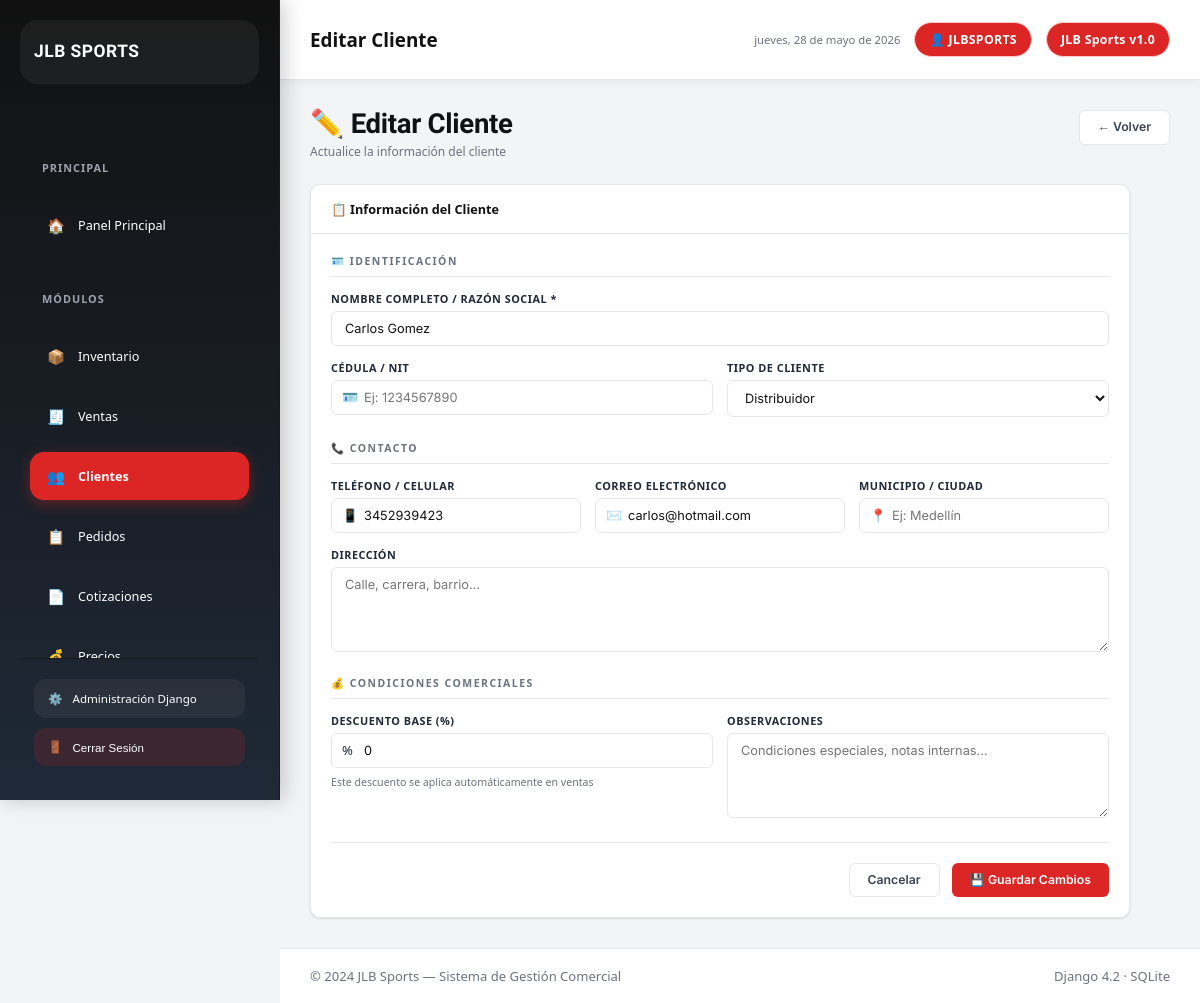
The app's page /clients/1/edit/ (signed in) with its own data.
### clients/models.py (models this page shows, shortened)
class Client(models.Model):
    CLIENT_TYPES = [
        ('regular', 'Regular'),
        ('Distribuidor', 'Distribuidor'),
        ('Almacen', 'Almacen'),
        ('Entrenador', 'Entrenador'),
    ]
    name = models.CharField(max_length=200)
    cedula = models.CharField(max_length=30, blank=True, default='', verbose_name='Cédula / NIT')
    client_type = models.CharField(max_length=20, choices=CLIENT_TYPES, default='regular')
    email = models.EmailField(blank=True)
    phone = models.CharField(max_length=20, blank=True)
    municipio = models.CharField(max_length=100, blank=True, default='')
    address = models.TextField(blank=True)
    discount_percent = models.DecimalField(max_digits=5, decimal_places=2, default=0,
                                           help_text="Descuento base del cliente (%)")
    notes = models.TextField(blank=True, verbose_name='Observaciones')
    created_at = models.DateTimeField(auto_now_add=True)
    class Meta:
        ordering = ['name']

### clients/views.py (the view)
# urls.py: path('<int:pk>/edit/', views.client_edit, name='client_edit'),
@login_required
def client_edit(request, pk):
    client = get_object_or_404(Client, pk=pk)
    if request.method == 'POST':
        client = _save_client_from_post(client, request.POST)
        client.save()
        messages.success(request, f'Cliente "{client.name}" actualizado.')
        return redirect('client_detail', pk=pk)
    return render(request, 'clients/client_form.html', {
        'client': client, 'client_types': Client.CLIENT_TYPES, 'active_page': 'clients'
    })

### templates/clients/client_form.html (shortened to what this page needs)
{% extends 'base.html' %}
{% block topbar_title %}{% if client %}Editar Cliente{% else %}Nuevo Cliente{% endif %}{% endblock %}
{% block content %}
<div class="seccion-header">
  <div>
    <h1 class="seccion-titulo">{% if client %}✏️ Editar Cliente{% else %}👤 Nuevo Cliente{% endif %}</h1>
    <p class="seccion-subtitulo">{% if client %}Actualice la información del cliente{% else %}Complete los datos para registrar un nuevo cliente{% endif %}</p>
  </div>
  <a href="{% url 'client_list' %}" class="btn btn-outline">← Volver</a>
</div>
<div class="tarjeta" style="max-width:820px;">
  <div class="tarjeta-cab">
    <span class="tarjeta-titulo">📋 Información del Cliente</span>
  </div>
  <div class="tarjeta-cuerpo">
    <form method="post">
      <div class="form-section">
        <div class="form-section-title">🪪 Identificación</div>
        <div class="form-grid-2">
          <div class="form-grupo" style="grid-column:1/-1">
            <label>Nombre completo / Razón Social *</label>
            <input type="text" name="name" value="{{ client.name|default:'' }}" required
                   placeholder="Ej: Carlos Alberto Gómez">
          </div>
          <div class="form-grupo">
            <label>Cédula / NIT</label>
            <div class="input-icon-wrap">
              <span class="icon">🪪</span>
              <input type="text" name="cedula" value="{{ client.cedula|default:'' }}"
                     placeholder="Ej: 1234567890">
            </div>
          </div>
          <div class="form-grupo">
            <label>Tipo de Cliente</label>
            <select name="client_type">
              {% for val, label in client_types %}
              <option value="{{ val }}" {% if client.client_type == val %}selected{% endif %}>{{ label }}</option>
              {% endfor %}
            </select>
          </div>
        </div>
      </div>
      <div class="form-section">
        <div class="form-section-title">📞 Contacto</div>
        <div class="form-grid-3">
          <div class="form-grupo">
            <label>Teléfono / Celular</label>
            <div class="input-icon-wrap">
              <span class="icon">📱</span>
              <input type="text" name="phone" value="{{ client.phone|default:'' }}"
                     placeholder="+57 300 000 0000">
            </div>
          </div>
          <div class="form-grupo">
            <label>Correo Electrónico</label>
            <div class="input-icon-wrap">
              <span class="icon">✉️</span>
              <input type="email" name="email" value="{{ client.email|default:'' }}"
                     placeholder="cliente@correo.com">
            </div>
          </div>
          <div class="form-grupo">
            <label>Municipio / Ciudad</label>
            <div class="input-icon-wrap">
              <span class="icon">📍</span>
              <input type="text" name="municipio" value="{{ client.municipio|default:'' }}"
                     placeholder="Ej: Medellín">
            </div>
          </div>
          <div class="form-grupo" style="grid-column:1/-1">
            <label>Dirección</label>
            <textarea name="address" rows="2" placeholder="Calle, carrera, barrio...">{{ client.address|default:'' }}</textarea>
          </div>
        </div>
      </div>
      <div class="form-section">
        <div class="form-section-title">💰 Condiciones Comerciales</div>
        <div class="form-grid-2">
          <div class="form-grupo">
            <label>Descuento Base (%)</label>
            <div class="input-icon-wrap">
              <span class="icon">%</span>
              <input type="number" name="discount_percent"
                     value="{{ client.discount_percent|default:0 }}"
                     min="0" max="100" step="0.5" style="padding-left:32px;">
            </div>
            <span class="form-pista">Este descuento se aplica automáticamente en ventas</span>
          </div>
          <div class="form-grupo">
            <label>Observaciones</label>
            <textarea name="notes" rows="3" placeholder="Condiciones especiales, notas internas...">{{ client.notes|default:'' }}</textarea>
          </div>
        </div>
      </div>
      <div class="form-acciones">
        <a href="{% url 'client_list' %}" class="btn btn-outline">Cancelar</a>
        <button type="submit" class="btn btn-rojo">
          {% if client %}💾 Guardar Cambios{% else %}✅ Registrar Cliente{% endif %}
        </button>
      </div>
    </form>
  </div>
</div>
{% endblock %}

### templates/base.html (shortened to what this page needs)
{% load static %}
{% load jlb_filters %}
<!DOCTYPE html>
<html lang="es">
<head>
  <link rel="stylesheet" href="{% static 'css/style.css' %}">
</head>
<body>
<aside class="sidebar">
  <a href="{% url 'dashboard' %}" class="sidebar-brand">
    <div class="brand-text">
      <div class="brand-nombre">JLB Sports</div>
    </div>
  </a>
  <nav class="sidebar-nav">
    <div class="nav-grupo-label">Principal</div>
    <a href="{% url 'dashboard' %}" class="nav-enlace {% if active_page == 'dashboard' %}activo{% endif %}">
      <span class="nav-icono">🏠</span>
      Panel Principal
    </a>
    <div class="nav-grupo-label">Módulos</div>
    <a href="{% url 'product_list' %}" class="nav-enlace {% if active_page == 'inventory' %}activo{% endif %}">
      <span class="nav-icono">📦</span>
      Inventario
    </a>
    <a href="{% url 'sale_list' %}" class="nav-enlace {% if active_page == 'sales' %}activo{% endif %}">
      <span class="nav-icono">🧾</span>
      Ventas
    </a>
    <a href="{% url 'client_list' %}" class="nav-enlace {% if active_page == 'clients' %}activo{% endif %}">
      <span class="nav-icono">👥</span>
      Clientes
    </a>
    <a href="{% url 'order_list' %}" class="nav-enlace {% if active_page == 'orders' %}activo{% endif %}">
      <span class="nav-icono">📋</span>
      Pedidos
    </a>
    <a href="{% url 'quote_list' %}" class="nav-enlace {% if active_page == 'quotes' %}activo{% endif %}">
      <span class="nav-icono">📄</span>
      Cotizaciones
    </a>
    <a href="{% url 'pricing_overview' %}" class="nav-enlace {% if active_page == 'pricing' %}activo{% endif %}">
      <span class="nav-icono">💰</span>
      Precios
    </a>
  </nav>
  <div class="sidebar-pie">
    <a href="/admin/" class="sidebar-admin-link" target="_blank">
      <span>⚙️</span>
      Administración Django
    </a>
    <form method="post" action="{% url 'logout' %}" style="margin-top:10px;">
      <button type="submit" class="sidebar-admin-link" style="width:100%;border:none;cursor:pointer;background:rgba(220,38,38,0.15);">
        <span>🚪</span>
        Cerrar Sesión
      </button>
    </form>
  </div>
</aside>
<div class="main-wrap">
  <header class="topbar">
    <div class="topbar-izq">
      <span class="topbar-titulo">
        {% block topbar_title %}JLB Sports{% endblock %}
      </span>
    </div>
    <div class="topbar-der">
      <span class="topbar-fecha" id="topbar-fecha"></span>
      {% if user.is_authenticated %}
      <span class="topbar-chip">👤 {{ user.username }}</span>
      {% endif %}
      <span class="topbar-chip">JLB Sports v1.0</span>
    </div>
  </header>
  <main class="pagina-contenido">
    {% block content %}{% endblock %}
  </main>
  <footer class="page-footer">
    <span>© 2024 JLB Sports — Sistema de Gestión Comercial</span>
    <span>Django 4.2 · SQLite</span>
  </footer>
</div>
</body>
</html>

### templates/clients/client_form.html (style rules this page uses)
.form-section { margin-bottom: 24px; }
.form-section-title { font-size: 0.72rem; font-weight: 700; text-transform: uppercase; letter-spacing: 1.5px; color: var(--gris-texto); margin-bottom: 14px; padding-bottom: 8px; border-bottom: 1px solid var(--gris-borde); display: flex; align-items: center; gap: 8px; }
.form-grid-3 { display: grid; grid-template-columns: repeat(3,1fr); gap: 14px; }
.form-grid-2 { display: grid; grid-template-columns: 1fr 1fr; gap: 14px; }
.input-icon-wrap { position: relative; }
.input-icon-wrap .icon { position: absolute; left: 11px; top: 50%; transform: translateY(-50%); font-size: 0.9rem; pointer-events: none; }
.input-icon-wrap input { padding-left: 32px; }

### templates/base.html (style rules this page uses)
:root { --rojo-principal:#DC2626; --rojo-oscuro:#B91C1C; --negro:#111111; --gris-oscuro:#1F2937; --gris-claro:#F3F4F6; --blanco:#FFFFFF; --verde:#10B981; --alerta:#EF4444; }
* { margin:0; padding:0; box-sizing:border-box; }
body { font-family: 'Segoe UI', sans-serif; background: var(--gris-claro); color: var(--gris-oscuro); display:flex; min-height:100vh; }
.sidebar { width:280px; background: linear-gradient(180deg,var(--negro),var(--gris-oscuro)); color:white; display:flex; flex-direction:column; padding:20px; position:fixed; height:100vh; overflow-y:auto; box-shadow:4px 0 20px rgba(0,0,0,0.2); }
.sidebar-brand { display:flex; align-items:center; gap:14px; text-decoration:none; margin-bottom:30px; padding:14px; border-radius:18px; background: rgba(255,255,255,0.05); transition:0.3s; }
.brand-text { display:flex; flex-direction:column; }
.brand-nombre { font-size:1.2rem; font-weight:700; color:white; }
.nav-grupo-label { font-size:0.75rem; text-transform:uppercase; color:#9ca3af; margin:18px 0 10px; letter-spacing:1px; }
.sidebar-nav { display:flex; flex-direction:column; gap:8px; }
.nav-enlace { display:flex; align-items:center; gap:12px; padding:14px 16px; border-radius:14px; color:white; text-decoration:none; transition:0.3s; font-weight:500; position:relative; }
.nav-enlace.activo { background:var(--rojo-principal); box-shadow:0 4px 14px rgba(220,38,38,0.4); }
.nav-icono { font-size:1.1rem; }
.sidebar-pie { margin-top:auto; padding-top:20px; }
.sidebar-admin-link { display:flex; align-items:center; gap:10px; text-decoration:none; color:white; padding:12px 14px; border-radius:12px; background:rgba(255,255,255,0.05); transition:0.3s; }
.main-wrap { margin-left:280px; flex:1; display:flex; flex-direction:column; min-height:100vh; }
.topbar { height:80px; background:white; display:flex; align-items:center; justify-content:space-between; padding:0 30px; box-shadow:0 2px 10px rgba(0,0,0,0.05); }
.topbar-titulo { font-size:1.3rem; font-weight:700; color:var(--negro); }
.topbar-der { display:flex; align-items:center; gap:14px; }
.topbar-chip { background:var(--rojo-principal); color:white; padding:8px 14px; border-radius:999px; font-size:0.85rem; font-weight:600; }
.pagina-contenido { padding:30px; flex:1; }
.page-footer { background:white; padding:18px 30px; display:flex; justify-content:space-between; font-size:0.9rem; color:#6b7280; border-top:1px solid #e5e7eb; }

### records on screen
Client: name "Carlos Gomez", client_type "Distribuidor", phone "3452939423", email "carlos@hotmail.com", discount_percent "0"

### other values on screen
{{ user.username }} "JLBSPORTS"
